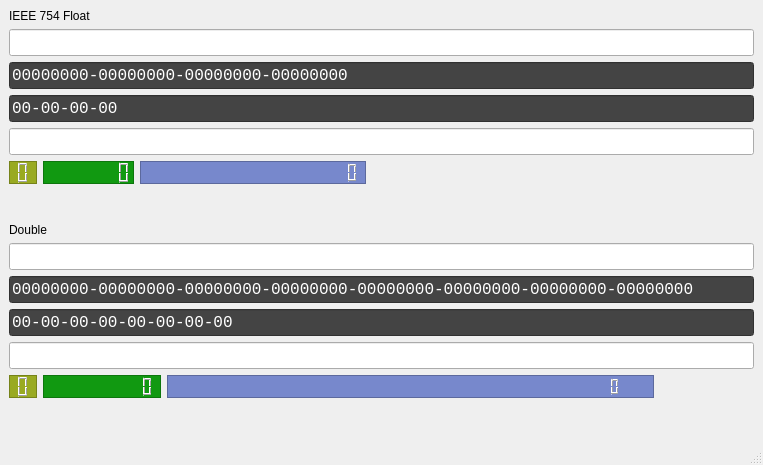
<?xml version="1.0" encoding="UTF-8"?>
<ui version="4.0">
 <class>MainWindow</class>
 <widget class="QMainWindow" name="MainWindow">
  <property name="geometry">
   <rect>
    <x>0</x>
    <y>0</y>
    <width>763</width>
    <height>465</height>
   </rect>
  </property>
  <property name="windowTitle">
   <string>IEEE754</string>
  </property>
  <widget class="QWidget" name="centralwidget">
   <layout class="QGridLayout" name="gridLayout">
    <item row="5" column="0">
     <layout class="QHBoxLayout" name="horizontalLayout_2">
      <item>
       <widget class="QLCDNumber" name="lcdFloatSign">
        <property name="sizePolicy">
         <sizepolicy hsizetype="Fixed" vsizetype="Minimum">
          <horstretch>0</horstretch>
          <verstretch>0</verstretch>
         </sizepolicy>
        </property>
        <property name="statusTip">
         <string>Sign</string>
        </property>
        <property name="styleSheet">
         <string notr="true">background:#9a2;color: #fff</string>
        </property>
        <property name="frameShape">
         <enum>QFrame::StyledPanel</enum>
        </property>
        <property name="frameShadow">
         <enum>QFrame::Sunken</enum>
        </property>
        <property name="digitCount">
         <number>1</number>
        </property>
        <property name="mode">
         <enum>QLCDNumber::Bin</enum>
        </property>
       </widget>
      </item>
      <item>
       <widget class="QLCDNumber" name="lcdFloatExponent">
        <property name="sizePolicy">
         <sizepolicy hsizetype="Fixed" vsizetype="Minimum">
          <horstretch>0</horstretch>
          <verstretch>0</verstretch>
         </sizepolicy>
        </property>
        <property name="statusTip">
         <string>Exponent</string>
        </property>
        <property name="styleSheet">
         <string notr="true">background:#191;color: #fff</string>
        </property>
        <property name="frameShape">
         <enum>QFrame::StyledPanel</enum>
        </property>
        <property name="frameShadow">
         <enum>QFrame::Sunken</enum>
        </property>
        <property name="digitCount">
         <number>8</number>
        </property>
        <property name="mode">
         <enum>QLCDNumber::Bin</enum>
        </property>
       </widget>
      </item>
      <item>
       <widget class="QLCDNumber" name="lcdFloatMantissa">
        <property name="sizePolicy">
         <sizepolicy hsizetype="Fixed" vsizetype="Minimum">
          <horstretch>0</horstretch>
          <verstretch>0</verstretch>
         </sizepolicy>
        </property>
        <property name="statusTip">
         <string>Mantissa</string>
        </property>
        <property name="styleSheet">
         <string notr="true">background:#78c;color: #fff</string>
        </property>
        <property name="frameShape">
         <enum>QFrame::StyledPanel</enum>
        </property>
        <property name="frameShadow">
         <enum>QFrame::Sunken</enum>
        </property>
        <property name="digitCount">
         <number>23</number>
        </property>
        <property name="mode">
         <enum>QLCDNumber::Bin</enum>
        </property>
       </widget>
      </item>
      <item>
       <spacer name="horizontalSpacer_3">
        <property name="orientation">
         <enum>Qt::Horizontal</enum>
        </property>
        <property name="sizeHint" stdset="0">
         <size>
          <width>40</width>
          <height>20</height>
         </size>
        </property>
       </spacer>
      </item>
     </layout>
    </item>
    <item row="6" column="0">
     <spacer name="verticalSpacer">
      <property name="orientation">
       <enum>Qt::Vertical</enum>
      </property>
      <property name="sizeHint" stdset="0">
       <size>
        <width>20</width>
        <height>104</height>
       </size>
      </property>
     </spacer>
    </item>
    <item row="1" column="0">
     <widget class="QLineEdit" name="lineFloat">
      <property name="font">
       <font>
        <pointsize>12</pointsize>
       </font>
      </property>
      <property name="maxLength">
       <number>127</number>
      </property>
     </widget>
    </item>
    <item row="14" column="0">
     <spacer name="verticalSpacer_2">
      <property name="orientation">
       <enum>Qt::Vertical</enum>
      </property>
      <property name="sizeHint" stdset="0">
       <size>
        <width>20</width>
        <height>106</height>
       </size>
      </property>
     </spacer>
    </item>
    <item row="7" column="0">
     <widget class="QLabel" name="labelDouble">
      <property name="text">
       <string>Double</string>
      </property>
     </widget>
    </item>
    <item row="10" column="0">
     <widget class="QLineEdit" name="lineDoubleHex">
      <property name="font">
       <font>
        <family>Consolas</family>
        <pointsize>12</pointsize>
       </font>
      </property>
      <property name="styleSheet">
       <string notr="true">background: #444;color: #fff</string>
      </property>
      <property name="inputMask">
       <string>&gt;HH-HH-HH-HH-HH-HH-HH-HH;_</string>
      </property>
      <property name="text">
       <string>00-00-00-00-00-00-00-00</string>
      </property>
     </widget>
    </item>
    <item row="4" column="0">
     <widget class="QLineEdit" name="lineFloatStored">
      <property name="font">
       <font>
        <family>Consolas</family>
        <pointsize>12</pointsize>
       </font>
      </property>
      <property name="statusTip">
       <string>Stored value</string>
      </property>
      <property name="readOnly">
       <bool>true</bool>
      </property>
     </widget>
    </item>
    <item row="9" column="0">
     <widget class="QLineEdit" name="lineDoubleBin">
      <property name="font">
       <font>
        <family>Consolas</family>
        <pointsize>12</pointsize>
       </font>
      </property>
      <property name="styleSheet">
       <string notr="true">background: #444;color: #fff</string>
      </property>
      <property name="inputMask">
       <string>BBBBBBBB-BBBBBBBB-BBBBBBBB-BBBBBBBB-BBBBBBBB-BBBBBBBB-BBBBBBBB-BBBBBBBB;_</string>
      </property>
      <property name="text">
       <string>00000000-00000000-00000000-00000000-00000000-00000000-00000000-00000000</string>
      </property>
     </widget>
    </item>
    <item row="2" column="0">
     <widget class="QLineEdit" name="lineFloatBin">
      <property name="font">
       <font>
        <family>Consolas</family>
        <pointsize>12</pointsize>
       </font>
      </property>
      <property name="styleSheet">
       <string notr="true">background: #444;color: #fff</string>
      </property>
      <property name="inputMask">
       <string>BBBBBBBB-BBBBBBBB-BBBBBBBB-BBBBBBBB;_</string>
      </property>
      <property name="text">
       <string>00000000-00000000-00000000-00000000</string>
      </property>
     </widget>
    </item>
    <item row="0" column="0">
     <widget class="QLabel" name="labelFloat">
      <property name="text">
       <string>IEEE 754 Float</string>
      </property>
     </widget>
    </item>
    <item row="8" column="0">
     <widget class="QLineEdit" name="lineDouble">
      <property name="font">
       <font>
        <pointsize>12</pointsize>
       </font>
      </property>
      <property name="maxLength">
       <number>127</number>
      </property>
     </widget>
    </item>
    <item row="12" column="0">
     <layout class="QHBoxLayout" name="horizontalLayout_3">
      <item>
       <widget class="QLCDNumber" name="lcdDoubleSign">
        <property name="sizePolicy">
         <sizepolicy hsizetype="Fixed" vsizetype="Minimum">
          <horstretch>0</horstretch>
          <verstretch>0</verstretch>
         </sizepolicy>
        </property>
        <property name="statusTip">
         <string>Sign</string>
        </property>
        <property name="styleSheet">
         <string notr="true">background:#9a2;color: #fff</string>
        </property>
        <property name="frameShape">
         <enum>QFrame::StyledPanel</enum>
        </property>
        <property name="frameShadow">
         <enum>QFrame::Sunken</enum>
        </property>
        <property name="digitCount">
         <number>1</number>
        </property>
        <property name="mode">
         <enum>QLCDNumber::Bin</enum>
        </property>
       </widget>
      </item>
      <item>
       <widget class="QLCDNumber" name="lcdDoubleExponent">
        <property name="statusTip">
         <string>Exponent</string>
        </property>
        <property name="styleSheet">
         <string notr="true">background:#191;color: #fff</string>
        </property>
        <property name="frameShape">
         <enum>QFrame::StyledPanel</enum>
        </property>
        <property name="frameShadow">
         <enum>QFrame::Sunken</enum>
        </property>
        <property name="digitCount">
         <number>11</number>
        </property>
        <property name="mode">
         <enum>QLCDNumber::Bin</enum>
        </property>
       </widget>
      </item>
      <item>
       <widget class="QLCDNumber" name="lcdDoubleMantissa">
        <property name="sizePolicy">
         <sizepolicy hsizetype="Fixed" vsizetype="Minimum">
          <horstretch>0</horstretch>
          <verstretch>0</verstretch>
         </sizepolicy>
        </property>
        <property name="statusTip">
         <string>Mantissa</string>
        </property>
        <property name="styleSheet">
         <string notr="true">background:#78c;color: #fff</string>
        </property>
        <property name="frameShape">
         <enum>QFrame::StyledPanel</enum>
        </property>
        <property name="frameShadow">
         <enum>QFrame::Sunken</enum>
        </property>
        <property name="digitCount">
         <number>52</number>
        </property>
        <property name="mode">
         <enum>QLCDNumber::Bin</enum>
        </property>
       </widget>
      </item>
      <item>
       <spacer name="horizontalSpacer_4">
        <property name="orientation">
         <enum>Qt::Horizontal</enum>
        </property>
        <property name="sizeHint" stdset="0">
         <size>
          <width>40</width>
          <height>20</height>
         </size>
        </property>
       </spacer>
      </item>
     </layout>
    </item>
    <item row="3" column="0">
     <widget class="QLineEdit" name="lineFloatHex">
      <property name="font">
       <font>
        <family>Consolas</family>
        <pointsize>12</pointsize>
       </font>
      </property>
      <property name="styleSheet">
       <string notr="true">background: #444;color: #fff</string>
      </property>
      <property name="inputMask">
       <string>&gt;HH-HH-HH-HH;_</string>
      </property>
      <property name="text">
       <string>00-00-00-00</string>
      </property>
     </widget>
    </item>
    <item row="11" column="0">
     <widget class="QLineEdit" name="lineDoubleStored">
      <property name="font">
       <font>
        <family>Consolas</family>
        <pointsize>12</pointsize>
       </font>
      </property>
      <property name="statusTip">
       <string>Stored value</string>
      </property>
      <property name="readOnly">
       <bool>true</bool>
      </property>
     </widget>
    </item>
   </layout>
  </widget>
  <widget class="QMenuBar" name="menubar">
   <property name="geometry">
    <rect>
     <x>0</x>
     <y>0</y>
     <width>763</width>
     <height>22</height>
    </rect>
   </property>
  </widget>
  <widget class="QStatusBar" name="statusbar"/>
 </widget>
 <tabstops>
  <tabstop>lineFloat</tabstop>
  <tabstop>lineFloatBin</tabstop>
  <tabstop>lineFloatHex</tabstop>
  <tabstop>lineFloatStored</tabstop>
  <tabstop>lineDouble</tabstop>
  <tabstop>lineDoubleBin</tabstop>
  <tabstop>lineDoubleHex</tabstop>
  <tabstop>lineDoubleStored</tabstop>
 </tabstops>
 <resources/>
 <connections>
  <connection>
   <sender>lineFloat</sender>
   <signal>textChanged(QString)</signal>
   <receiver>MainWindow</receiver>
   <slot>floatChange(QString)</slot>
   <hints>
    <hint type="sourcelabel">
     <x>87</x>
     <y>62</y>
    </hint>
    <hint type="destinationlabel">
     <x>151</x>
     <y>168</y>
    </hint>
   </hints>
  </connection>
  <connection>
   <sender>lineFloatBin</sender>
   <signal>textChanged(QString)</signal>
   <receiver>MainWindow</receiver>
   <slot>floatChangeBin(QString)</slot>
   <hints>
    <hint type="sourcelabel">
     <x>249</x>
     <y>100</y>
    </hint>
    <hint type="destinationlabel">
     <x>301</x>
     <y>188</y>
    </hint>
   </hints>
  </connection>
  <connection>
   <sender>lineFloatHex</sender>
   <signal>textChanged(QString)</signal>
   <receiver>MainWindow</receiver>
   <slot>floatChangeHex(QString)</slot>
   <hints>
    <hint type="sourcelabel">
     <x>361</x>
     <y>132</y>
    </hint>
    <hint type="destinationlabel">
     <x>525</x>
     <y>181</y>
    </hint>
   </hints>
  </connection>
  <connection>
   <sender>lineDouble</sender>
   <signal>textChanged(QString)</signal>
   <receiver>MainWindow</receiver>
   <slot>doubleChange(QString)</slot>
   <hints>
    <hint type="sourcelabel">
     <x>166</x>
     <y>259</y>
    </hint>
    <hint type="destinationlabel">
     <x>135</x>
     <y>392</y>
    </hint>
   </hints>
  </connection>
  <connection>
   <sender>lineDoubleBin</sender>
   <signal>textChanged(QString)</signal>
   <receiver>MainWindow</receiver>
   <slot>doubleChangeBin(QString)</slot>
   <hints>
    <hint type="sourcelabel">
     <x>251</x>
     <y>296</y>
    </hint>
    <hint type="destinationlabel">
     <x>274</x>
     <y>404</y>
    </hint>
   </hints>
  </connection>
  <connection>
   <sender>lineDoubleHex</sender>
   <signal>textChanged(QString)</signal>
   <receiver>MainWindow</receiver>
   <slot>doubleChangeHex(QString)</slot>
   <hints>
    <hint type="sourcelabel">
     <x>340</x>
     <y>320</y>
    </hint>
    <hint type="destinationlabel">
     <x>515</x>
     <y>399</y>
    </hint>
   </hints>
  </connection>
 </connections>
 <slots>
  <slot>floatChange(QString)</slot>
  <slot>floatChangeBin(QString)</slot>
  <slot>floatChangeHex(QString)</slot>
  <slot>doubleChange(QString)</slot>
  <slot>doubleChangeBin(QString)</slot>
  <slot>doubleChangeHex(QString)</slot>
 </slots>
</ui>
